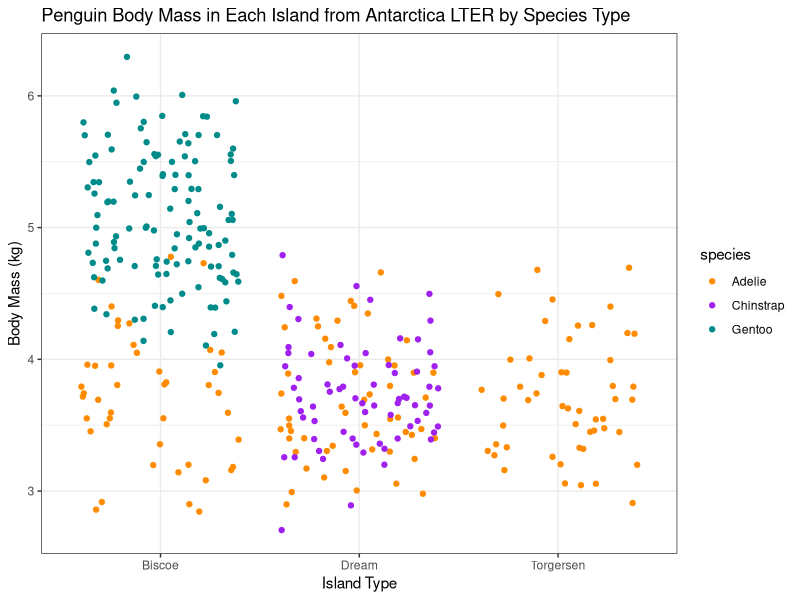
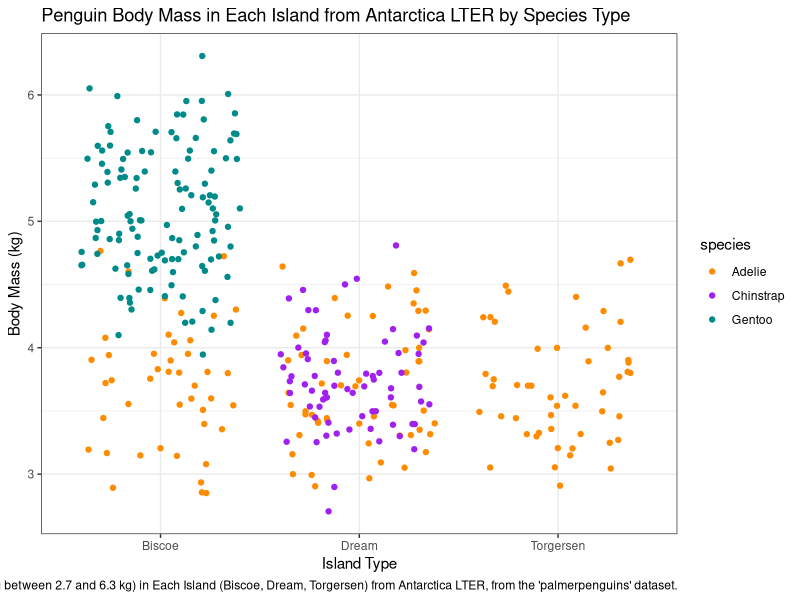
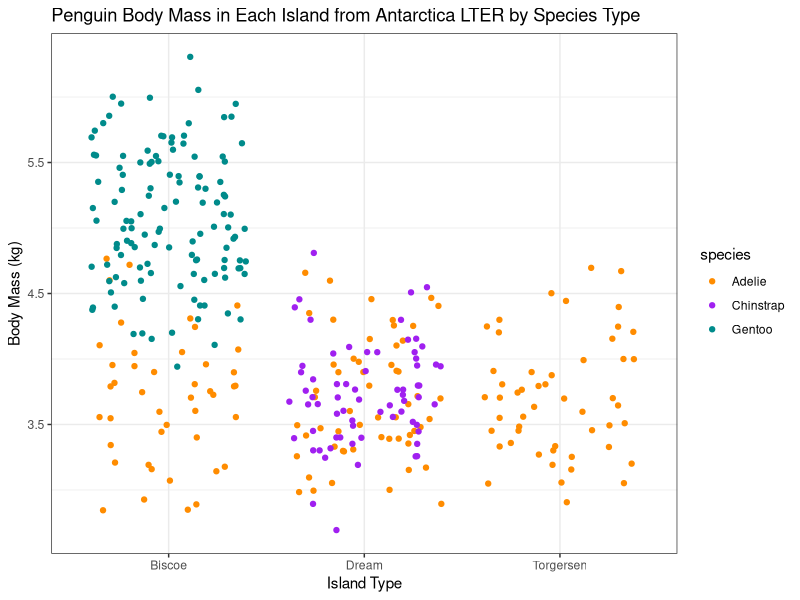
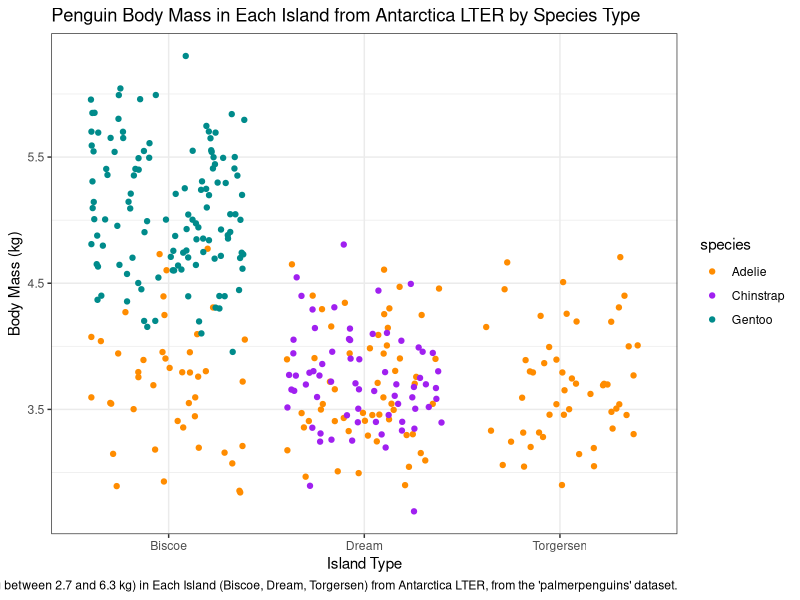

Write R code to recreate these figures, in order.
# Env710 Lab Week 1 Script
# Elizabeth Miles-Flynn
# 1/14/2026

#### Setup ####

# Load Packages
library(tidyverse)
library(palmerpenguins)

# Load Data
df <- penguins

# Inspect Data
View(df)

#### Measures of Location ####

##### 1A) What is the mean penguin body mass (in kilograms)? (1pt) ####
mean_bodymass.g <- mean(df$body_mass_g, na.rm = TRUE)
mean_bodymass.kg <- mean_bodymass.g/1000
# The mean penguin body mass is 4.202 kilograms.

##### 1B) What is the median penguin body mass (in kilograms)? (1 pt) ####
med_bodymass.g <- median(df$body_mass_g, na.rm = TRUE)
med_bodymass.kg <- med_bodymass.g/1000
# The median penguin body mass is 4.050 kilograms.

##### 1C) What are the 5th and 95th percentile penguin body masses (in kilograms)? ####
quantile(df$body_mass_g, probs = seq(0,1,1/20), na.rm = TRUE)
fifth_kg <- 3150.00/1000
nintyfifth_kg <- 5650.00/1000
# The 5th percentile penguin body mass is 3.150 kilograms and 95th percentile...
# ...penguin body mass is 5.650 kilograms.

#### Measures of Spread ####

##### 2A) What is the range in penguin body mass (in kilograms)? (1 pts) ####
range(df$body_mass_g, na.rm = TRUE)
range_kg <- (6300-2700)/1000
# The range in penguin body mass is 3.600 kilograms.

##### 2B) What is the standard deviation in penguin body mass (in kilograms)? (1 pt) ####
sd_g <- sd(df$body_mass_g, na.rm = TRUE)
sd_kg <- sd_g/1000
# The standard deviation in penguin body mass is 0.8020 kilograms.

##### 2C) What is the variance in penguin body mass (in kilograms)? (1 pt) ####
var_g <- var(df$body_mass_g, na.rm = TRUE)
var_kg <- var_g/1000
# The variance in penguin body mass is 643.1 kilograms.

#### Visualize Data ####

##### 3A) Make a scatterplot of penguin body mass (in kilograms, on the y axis) ####
## by island (on the x axis) and color the points by species. Use geom_jitter() 
## instead of geom_point() to spread the points out and better see their distribution. (4 pts)
fig_mass_island <- ggplot(data = df,
               aes(x = island,
                   y = body_mass_g/1000,
                   color = species)) +
  geom_jitter() +
  scale_color_manual(values = c("darkorange",
                                "purple",
                                "cyan4")) + #customize colors
  labs(x = "Island Type",
       y = "Body Mass (kg)",
       title = "Penguin Body Mass in Each Island from Antarctica LTER by Species Type") +
  theme_bw()

fig_mass_island

ggsave(fig_mass_island,
       filename = "lab1_figure_EMF.jpg",
       height = 12,
       width = 15,
       units = "cm")

##### 3B) Write a figure caption describing the contents of the figure. (3 pts) ####
fig_mass_island <- ggplot(data = df,
                          aes(x = island,
                              y = body_mass_g/1000,
                              color = species)) +
  geom_jitter() +
  scale_color_manual(values = c("darkorange",
                                "purple",
                                "cyan4")) + #customize colors
  labs(x = "Island Type",
       y = "Body Mass (kg)",
       title = "Penguin Body Mass in Each Island from Antarctica LTER by Species Type",
       caption = "Figure 1. Penguin Body Mass (ranging between 2.7 and 6.3 kg) in Each Island (Biscoe, Dream, Torgersen) from Antarctica LTER, from the 'palmerpenguins' dataset.") +
  theme_bw()

fig_mass_island

ggsave(fig_mass_island,
       filename = "lab1_figure_EMF.jpg",
       height = 12,
       width = 30,
       units = "cm")

##### 3C) What do you notice about the species distribution across the islands? (3 pts) ####
# All three islands share the same penguin species, Adelie, that have a similar
# range of body masses roughly between 2.7 and 5 kg. Meanwhile, the Biscoe is the
# only island with the Gentoo penguin species type with a larger range of body 
# masses (between 4 to 6.3 kg) compared to the Adelie species. Dream is the
# only island with the Chinstrap species which share a similar range of body masses. 
# Overall, Biscoe and Dream are more diverse with two seperate penguin species
# types present compared the Torgersen with only one species type. 

##### 3D) How do the raw values of penguin body mass compare to the mean penguin ####
## body mass you calculated above? (3 pts)
summary(df$species)
# The mean penguin body mass calculated previously was 4.202 kilograms. Comparing
# this value with the jitter plot is interesting because it appears as though the
# most abundant species is Adelie found across all three islands and Chinstrap
# species have body masses ranging from 2.7 to 5 kg. Visually, we would expect the
# mean to be close to the halfway point between that range (2.7+5/2=3.85 kg). Yet, 
# Gentoo species has a higher range of body masses between 4 and 6.3 kg and many
# value points (abundance) that increases our total mean body masses for the entire
# dataset (ranging between 2.7 and 6.3 kg overall).
